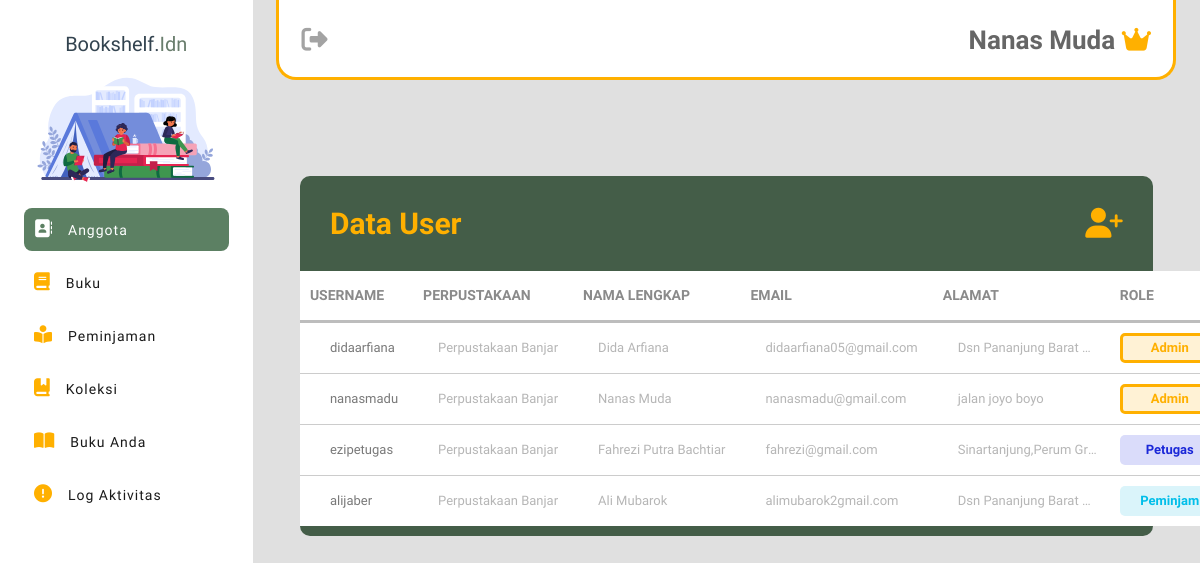
Before: /admin_petugas/data_user.php (signed in) with the older database file.
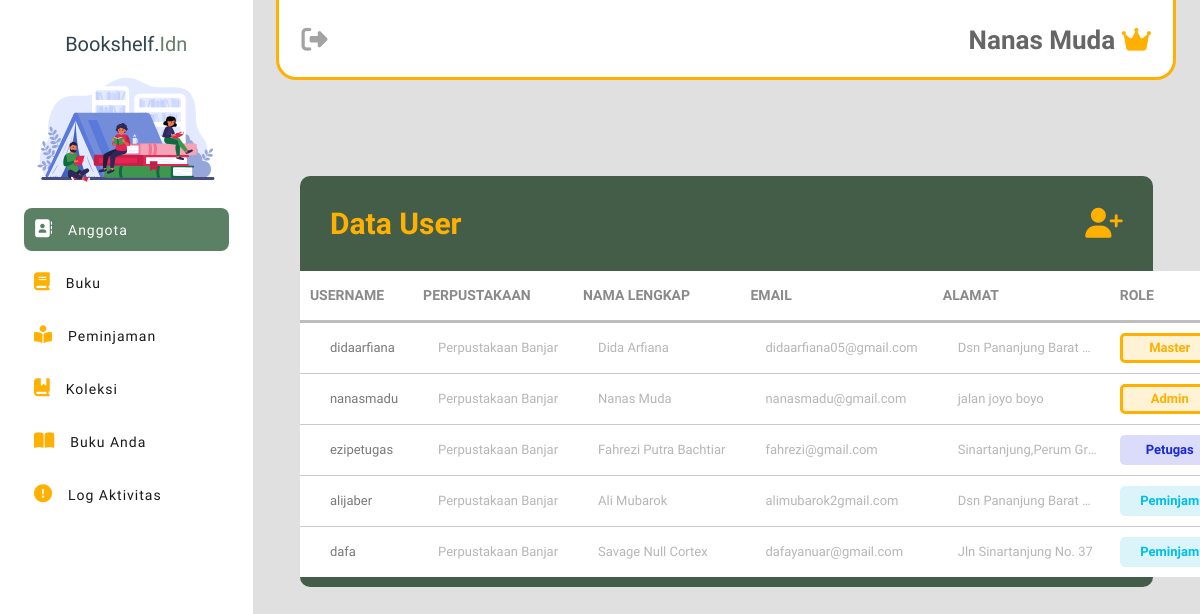
After: the same page with the newer database file.
### tables this page shows
CREATE TABLE `user` (
  `userID` int(11) NOT NULL,
  `perpusID` int(11) NOT NULL,
  `username` varchar(255) NOT NULL,
  `password` text NOT NULL,
  `email` varchar(255) NOT NULL,
  `namalengkap` varchar(255) NOT NULL,
  `no_hp` varchar(50) NOT NULL,
  `alamat` text NOT NULL,
  `acces_level` varchar(50) NOT NULL,
  `created_at` timestamp NOT NULL DEFAULT current_timestamp() ON UPDATE current_timestamp()
);

CREATE TABLE `perpus` (
  `perpusID` int(11) NOT NULL,
  `nama_perpus` varchar(50) NOT NULL,
  `alamat` varchar(50) NOT NULL,
  `tlp_hp` varchar(50) NOT NULL,
  `created_at` timestamp NOT NULL DEFAULT current_timestamp() ON UPDATE current_timestamp()
);

### admin_petugas/data_user.php (the view, shortened to what the changed rows need)
<?php
require '../koneksi.php';
$query = "SELECT u.userID, p.perpusID, u.username, p.nama_perpus, u.namalengkap, u.email, u.alamat, u.acces_level
          FROM user u
          INNER JOIN perpus p ON p.perpusID = u.perpusID
          ORDER BY
            CASE
                WHEN u.acces_level = 'super_admin' THEN 1
                WHEN u.acces_level = 'admin' THEN 2
                WHEN u.acces_level = 'petugas' THEN 3
                WHEN u.acces_level = 'peminjam' THEN 4
                ELSE 5
            END";
$result = mysqli_query($koneksi, $query);
?>
<!DOCTYPE html>
<html lang="en">
<head>
    <link rel="stylesheet" href="../css/data_user.css?v=<?php echo time(); ?>">
    <link rel="stylesheet" href="https://cdnjs.cloudflare.com/ajax/libs/jquery-nice-select/1.1.0/css/nice-select.min.css">
</head>
<body>
    <?php require '../sidebar.php' ?>
    <?php require 'navbar.php'?>
    <div class="card">
        <div class="table-responsive">
            <table class="table-hover">
                <thead class="head-table">
                    <tr>
                        <th>USERNAME</th>
                        <th>PERPUSTAKAAN</th>
                        <th>NAMA LENGKAP</th>
                        <th>EMAIL</th>
                        <th>ALAMAT</th>
                        <th>ROLE</th>
                    </tr>
                </thead>
                <tbody class="table-body">
                    <?php while ($row = mysqli_fetch_assoc($result)) { ?>
                        <tr id="row_<?php echo $row['userID']; ?>">
                            <td><?php echo $row['username']; ?></td>
                            <td><?php echo $row['nama_perpus']; ?></td>
                            <td><?php echo $row['namalengkap']; ?></td>
                            <td><?php echo $row['email']; ?></td>
                            <td><?php echo $row['alamat']; ?></td>
                            <td>
                                <?php if ($row['acces_level'] == 'admin' OR $row['acces_level'] == 'super_admin') { ?>
                                    <div class="admin-label">
                                    <?php if ($row['acces_level'] == 'super_admin') { ?>
                                        <p class="role-admin">Master</p>
                                    <?php } elseif  ($row['acces_level'] == 'admin') { ?>
                                        <p class="role-admin">Admin</p>
                                    <?php } ?>
                                    </div>
                                <?php } elseif ($row['acces_level'] == 'petugas') { ?>
                                    <div class="petugas-label">
                                        <p class="role-petugas">Petugas</p>
                                    </div>
                                <?php } elseif ($row['acces_level'] == 'peminjam') { ?>
                                    <div class="peminjam-label">
                                        <p class="role-peminjam">Peminjam</p>
                                    </div>
                                <?php } ?>
                            </td>
                        </tr>
                    <?php } ?>
                </tbody>
            </table>
        </div>
    </div>
</body>
</html>

### sidebar.php (shortened to what the changed rows need)
<?php
$sidebar_items = array();
if (isset($_SESSION['acces_level'])) {
    $access_level = $_SESSION['acces_level'];
    switch ($access_level) {
        case 'admin' OR 'super_admin':
            $sidebar_items = array(
                array("selected-menu" => "datauser-page", "page" => "data_user.php", "icon" => "fa-regular fa-address-book", "description" => "Anggota"),
                array("selected-menu" => "buku-page", "page" => "buku.php", "icon" => "fa-solid fa-book", "description" => "Buku"),
                array("selected-menu" => "peminjaman-page", "page" => "peminjaman.php", "icon" => "fa-solid fa-book-open-reader", "description" => "Peminjaman"),
                array("selected-menu" => "koleksibuku-page", "page" => "koleksibuku.php", "icon" => "fa-solid fa-book-bookmark", "description" => "Koleksi"),
                array("selected-menu" => "bukuanda-page", "page" => "bukuanda.php", "icon" => "fa-solid fa-book-open", "description" => "Buku Anda"),
                array("selected-menu" => "logs-page", "page" => "logs_data.php", "icon" => "fa-solid fa-circle-exclamation", "description" => "Log Aktivitas")
            );
            break;
    }
}
?>
<!DOCTYPE html>
<html lang="en">
<head>
    <link rel="stylesheet" href="../css/sidebar.css?v=<?php echo time(); ?>">
    <link rel="stylesheet" href="../css/style.css">
    <link rel="stylesheet" href="https://cdnjs.cloudflare.com/ajax/libs/font-awesome/6.5.1/css/all.min.css" />
    <link rel="stylesheet" href="https://cdn.jsdelivr.net/npm/sweetalert2@11.0.20/dist/sweetalert2.min.css">
    <link rel="stylesheet" href="https://cdnjs.cloudflare.com/ajax/libs/animate.css/4.1.1/animate.min.css">
    <link rel="stylesheet" href="https://cdnjs.cloudflare.com/ajax/libs/toastr.js/latest/css/toastr.min.css">
    <link rel="stylesheet" href="../libs/perfect-scrollbar/css/perfect-scrollbar.css">
</head>
    <div class="container">
        <div class="sidebar">
            <div class="main">
                <?php
                foreach ($sidebar_items as $item) {
                    echo '<div class="list-item ' . $item["selected-menu"] . '">';
                    echo '<a href="' . $item["page"] . '">';
                    echo '<div class="icon"><i class="fa-solid ' . $item["icon"] . '"></i></div>';
                    echo '<span class="description">' . $item["description"] . '</span>';
                    echo '</a>';
                    echo '</div>';
                }
                ?>
            </div>
        </div>
</html>

Changed rows visible on the page:
changed user "didaarfiana": acces_level "Admin" → "Master"
added user: username "dafa", perpusID.nama_perpus "Perpustakaan Banjar", namalengkap "Savage Null Cortex", email "dafayanuar@gmail.com", alamat "Jln Sinartanjung No. 37", acces_level "Peminjam"
